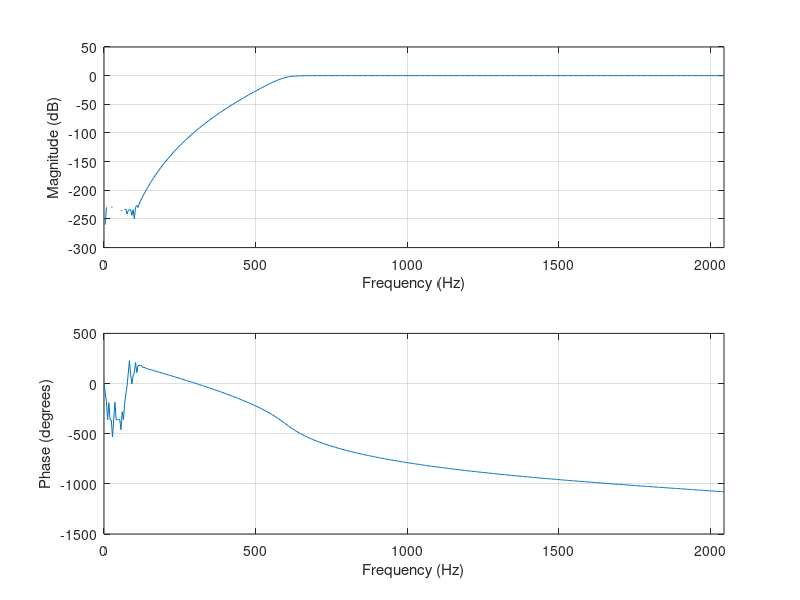

This figure's MATLAB source:
#{
DSubs
Copyright (C) 2017-2025 Baranin Alexander

This program is free software: you can redistribute it and/or modify
it under the terms of the GNU Affero General Public License as published by
the Free Software Foundation, either version 3 of the License, or
(at your option) any later version.

This program is distributed in the hope that it will be useful,
but WITHOUT ANY WARRANTY; without even the implied warranty of
MERCHANTABILITY or FITNESS FOR A PARTICULAR PURPOSE.  See the
GNU Affero General Public License for more details.

You should have received a copy of the GNU Affero General Public License
along with this program.  If not, see <http://www.gnu.org/licenses/>.
#}
sf = 4096; sf2 = sf/2;
[b,a] = butter( 15, 600 / sf2 , "high");

clf
[h, w] = freqz (b, a, 512, sf);
freqz_plot (w, h);
